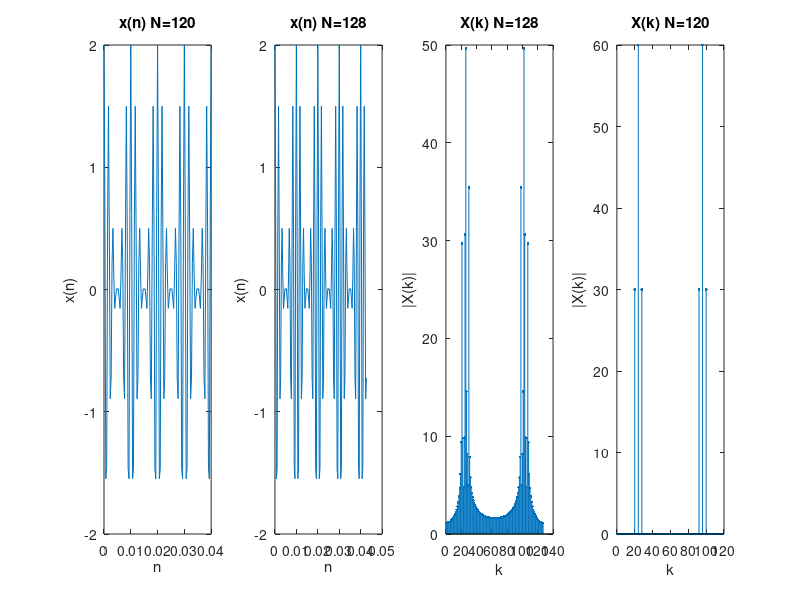

This figure's MATLAB source:
clear all
N = 128;
M = 120;
fs = 3000 ;
t=0:1/fs:120/3000;  %采样时间40ms,整数周期采样
t2=0:1/fs:128/3000;  %采样时间42.67ms，非整数周期采样

xn = cos(2*pi*600*t).*(1+cos(2*pi*100*t));
x2n = cos(2*pi*600*t2).*(1+cos(2*pi*100*t2));
%这是一个幅度调制信号：
%载波：600 Hz 余弦波（高频）。
%调制信号：100 Hz 余弦波（低频），叠加直流分量1，形成时变幅度。

%FFT频谱解释：
%N=120：
%频率分辨率：Fs/120=25HZ
%AM时域信号积化和差得：x(t)=cos(2pai*600t)+0.5*cos(2pai*500t)+0.5*cos(2pai*700t)
%所以横坐标在k=20,24,28有幅值，且k=24的幅值为其余两个的两倍
%对于单频余弦信号，FFT频谱幅值为AN/2,所以k=20时，幅值就是0.5*120/2=30

%N=128
%频率分辨率：Fs/128=23.44HZ
%频谱出现能量扩散（频谱泄漏），因为信号频率未对齐DFT频点。
%主峰（600 Hz，k=25.6(无法对应)）和边带（500/700 Hz）的能量会分散到多个频点。

XK = fft(x2n, N); %N=120采样
X1K = fft(xn, M);
magXK = abs(XK);
phaXK = angle(XK);

magX1K = abs(X1K);
phaX1K = angle(X1K);


subplot(1,4,1)
plot(t, xn)
xlabel('n'); ylabel('x(n)');
title('x(n) N=120');

subplot(1,4,2)
plot(t2, x2n)
xlabel('n'); ylabel('x(n)');
title('x(n) N=128');

subplot(1,4,3)
k = 0:length(magXK)-1; % Corrected the index calculation
stem(k, magXK, '.'); % Changed '.' to '.' for marker style
xlabel('k'); ylabel('|X(k)|');
title('X(k) N=128');

subplot(1,4,4)
k1 = 0:length(magX1K)-1; % Corrected the index calculation
stem(k1, magX1K, '.'); % Changed '.' to '.' for marker style
xlabel('k'); ylabel('|X(k)|');
title('X(k) N=120');